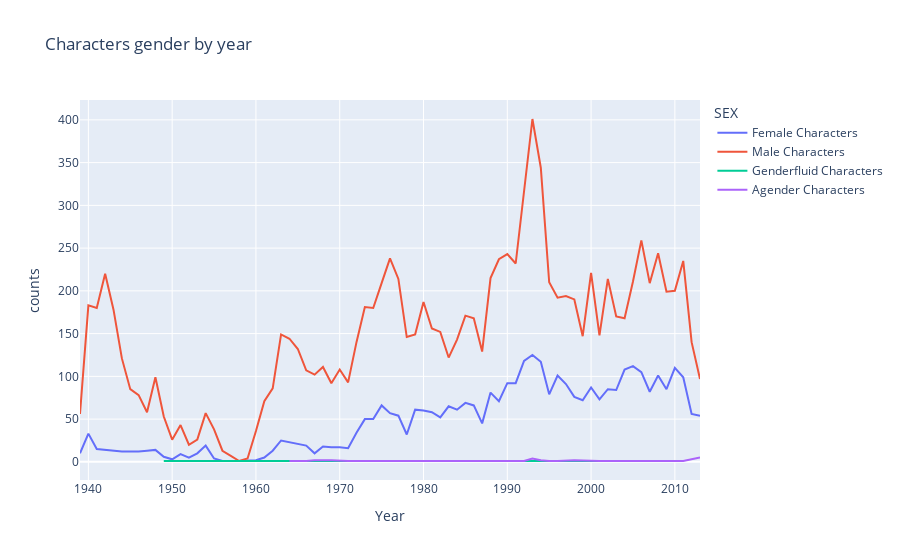

Write notebook code for a chart like this one.
### Code cell
import plotly.express as px

px.line(rank, x="Year", y="counts", title='Characters gender by year',color='SEX')

### Figure 1 — Plotly figure (JSON) as saved in the notebook; plotly's stock layout.template omitted (floating-point values rounded to 4 significant figures)
{"data": [{"hovertemplate": "SEX=Female Characters<br>Year=%{x}<br>counts=%{y}<extra></extra>", "legendgroup": "Female Characters", "line": {"color": "#636efa", "dash": "solid"}, "mode": "lines", "name": "Female Characters", "orientation": "v", "showlegend": true, "type": "scatter", "x": [1939, 1940, 1941, 1942, 1943, 1944, 1945, 1946, 1947, 1948, 1949, 1950, 1951, 1952, 1953, 1954, 1955, 1956, 1958, 1960, 1961, 1962, 1963, 1964, 1965, 1966, 1967, 1968, 1969, 1970, 1971, 1972, 1973, 1974, 1975, 1976, 1977, 1978, 1979, 1980, 1981, 1982, 1983, 1984, 1985, 1986, 1987, 1988, 1989, 1990, 1991, 1992, 1993, 1994, 1995, 1996, 1997, 1998, 1999, 2000, 2001, 2002, 2003, 2004, 2005, 2006, 2007, 2008, 2009, 2010, 2011, 2012, 2013], "xaxis": "x", "y": [10, 33, 15, 14, 13, 12, 12, 12, 13, 14, 6, 3, 9, 5, 10, 19, 4, 1, 1, 2, 5, 13, 25, 23, 21, 19, 10, 18, 17, 17, 16, 34, 50, 50, 66, 57, 54, 32, 61, 60, 58, 52, 65, 61, 69, 66, 45, 81, 71, 92, 92, 118, 125, 117, 79, 101, 91, 76, 72, 87, 73, 85, 84, 108, 112, 105, 82, 101, 85, 110, 99, 56, 54], "yaxis": "y"}, {"hovertemplate": "SEX=Male Characters<br>Year=%{x}<br>counts=%{y}<extra></extra>", "legendgroup": "Male Characters", "line": {"color": "#EF553B", "dash": "solid"}, "mode": "lines", "name": "Male Characters", "orientation": "v", "showlegend": true, "type": "scatter", "x": [1939, 1940, 1941, 1942, 1943, 1944, 1945, 1946, 1947, 1948, 1949, 1950, 1951, 1952, 1953, 1954, 1955, 1956, 1957, 1958, 1959, 1960, 1961, 1962, 1963, 1964, 1965, 1966, 1967, 1968, 1969, 1970, 1971, 1972, 1973, 1974, 1975, 1976, 1977, 1978, 1979, 1980, 1981, 1982, 1983, 1984, 1985, 1986, 1987, 1988, 1989, 1990, 1991, 1992, 1993, 1994, 1995, 1996, 1997, 1998, 1999, 2000, 2001, 2002, 2003, 2004, 2005, 2006, 2007, 2008, 2009, 2010, 2011, 2012, 2013], "xaxis": "x", "y": [56, 183, 180, 220, 178, 121, 85, 78, 58, 99, 53, 26, 43, 20, 26, 57, 38, 13, 7, 1, 4, 36, 71, 86, 149, 144, 132, 107, 102, 111, 92, 108, 93, 140, 181, 180, 209, 238, 214, 146, 149, 187, 156, 152, 122, 143, 171, 168, 129, 215, 237, 243, 232, 318, 401, 344, 210, 192, 194, 190, 147, 221, 148, 214, 170, 168, 211, 259, 209, 244, 199, 200, 235, 140, 97], "yaxis": "y"}, {"hovertemplate": "SEX=Genderfluid Characters<br>Year=%{x}<br>counts=%{y}<extra></extra>", "legendgroup": "Genderfluid Characters", "line": {"color": "#00cc96", "dash": "solid"}, "mode": "lines", "name": "Genderfluid Characters", "orientation": "v", "showlegend": true, "type": "scatter", "x": [1949, 2005], "xaxis": "x", "y": [1, 1], "yaxis": "y"}, {"hovertemplate": "SEX=Agender Characters<br>Year=%{x}<br>counts=%{y}<extra></extra>", "legendgroup": "Agender Characters", "line": {"color": "#ab63fa", "dash": "solid"}, "mode": "lines", "name": "Agender Characters", "orientation": "v", "showlegend": true, "type": "scatter", "x": [1964, 1966, 1967, 1969, 1971, 1977, 1978, 1979, 1984, 1992, 1993, 1994, 1995, 1996, 1998, 2000, 2001, 2003, 2004, 2006, 2007, 2008, 2009, 2011, 2013], "xaxis": "x", "y": [1, 1, 2, 2, 1, 1, 1, 1, 1, 1, 4, 2, 1, 1, 2, 1, 1, 1, 1, 1, 1, 1, 1, 1, 5], "yaxis": "y"}], "layout": {"legend": {"title": {"text": "SEX"}, "tracegroupgap": 0}, "title": {"text": "Characters gender by year"}, "xaxis": {"anchor": "y", "domain": [0, 1], "title": {"text": "Year"}}, "yaxis": {"anchor": "x", "domain": [0, 1], "title": {"text": "counts"}}}}
